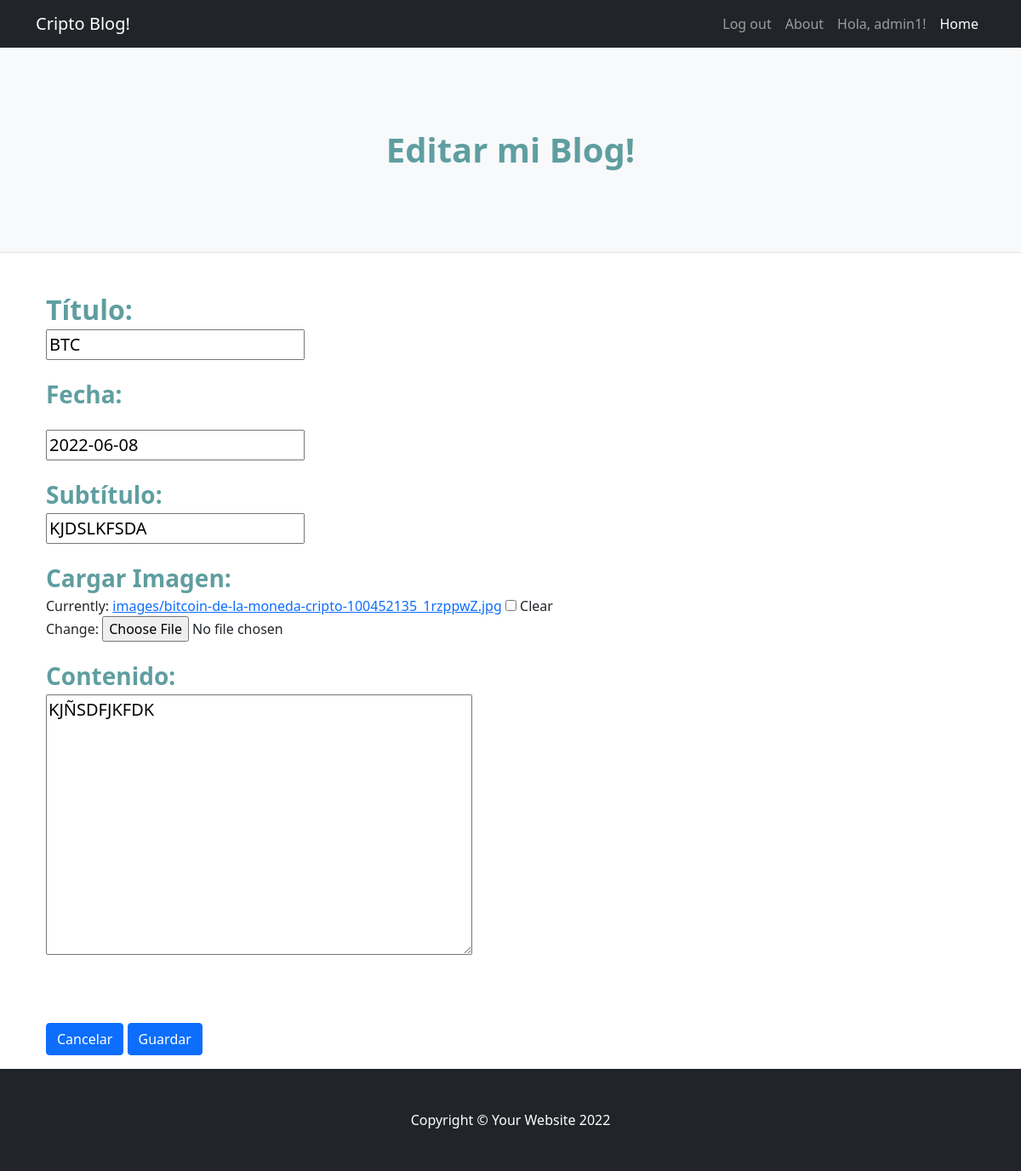
/update_post/57 (signed in), run on the app's committed database.
### AppCoder/models.py (models this page shows, shortened)
class post(models.Model):
    title = models.CharField(max_length=255)
    subtitle = models.CharField(max_length=100, default="")
    content = models.TextField()
    date = models.DateTimeField(default=None)
    image = models.ImageField(upload_to='images/', null= True, blank= True)

### AppCoder/views.py (the view)
# urls.py: path('update_post/<pk>', update_post, name = "update_post"),
@login_required(login_url='/login/')
def update_post(request, pk):
    Post = post.objects.get(pk=pk)
    if request.method == 'POST':
        formulario = PostForm(request.POST, files=request.FILES)
        if formulario.is_valid():
            informacionU=formulario.cleaned_data
            Post.title = informacionU['title']
            Post.subtitle = informacionU['subtitle']
            Post.content = informacionU['content']
            Post.date = informacionU['date']
            Post.save()
            return render (request, 'ok_update.html')
    else:
        formulario= PostForm(initial={'title':Post.title, 'subtitle':Post.subtitle, 'content':Post.content, 'date':Post.date, 'image':Post.image})
    return render(request, 'update_post.html', {'formulario':formulario, 'pk':pk})

### AppCoder/forms.py
class PostForm(forms.Form):
    title = forms.CharField(label= 'Título', max_length=100)
    subtitle = forms.CharField(label= 'Subtítulo', max_length=100, required=False)
    content = forms.CharField(label= 'Contenido', widget=forms.Textarea)
    date = forms.DateField(label= 'Fecha', initial=date.today())
    image = ImageField(label= 'Imagen', required=False)

### AppCoder/Templates/update_post.html (shortened to what this page needs)
<!DOCTYPE html>
<html lang="en">
    <head>
        {% load static %}
        <link href="{% static 'AppCoder/css.inicio/styles.css' %}" rel="stylesheet" />
    </head>
    <body>
        <nav class="navbar navbar-expand-lg navbar-dark bg-dark">
            <div class="container">
                <a class="navbar-brand" href="#!">Cripto Blog!</a>
                <div class="collapse navbar-collapse" id="navbarSupportedContent">
                    <ul class="navbar-nav ms-auto mb-2 mb-lg-0">
                        <li class="nav-item"><a class="nav-link" href={% url 'acceso' %}>Log out</a></li>
                        <li class="nav-item"><a class="nav-link" href={% url 'about' %}>About</a></li>
                        {% if request.user.is_authenticated %}
                        <li class="nav-item"><a class="nav-link" href={% url 'profile' %}>Hola, {{user.username}}!</a></li>
                        {% endif %}
                        <li class="nav-item"><a class="nav-link active" aria-current="page" href={% url 'read_post' %}>Home</a></li>
                    </ul>
                </div>
            </div>
        </nav>
        <header class="py-5 bg-light border-bottom mb-4">
            <div class="container">
                <div class="text-center my-5">
                    <h1 class="fw-bolder" style=color:cadetblue >Editar mi Blog!</h1>
                </div>
            </div>
        </header>
{% load static %}
<form action="{% url 'update_post' pk %}" method="POST">
<div class="container"><p class="m-0 text-center text-white"></p>
<div class="container mt-5">
    <div class="row">
        <div class="col-lg-8">
            <article>
                <header class="mb-4">
                    <h2 class="fw-bolder mb-1" style=color:cadetblue >Título:</h2>
                    <p class="fs-5 mb-4">{{ formulario.title }}</p>
                    <h3 class="fw-bolder mb-1" style=color:cadetblue> Fecha: </div>
                        <p class="fs-5 mb-4">{{ formulario.date }}</p>
                    <h3 class="fw-bolder mb-1" style=color:cadetblue >Subtítulo: </h3>
                    <p class="fs-5 mb-4">{{ formulario.subtitle }}</p>
                <h3 class="fw-bolder mb-1" style=color:cadetblue >Cargar Imagen: </h3>
                <figure class="mb-4"><img class="img-fluid rounded" />{{ formulario.image }} </figure>
                <section class="mb-5">
                    <h3 class="fw-bolder mb-1" style=color:cadetblue >Contenido:</h3>
                    <p class="fs-5 mb-4">{{ formulario.content }}</p>
                     </section>
        </div>
        <a href={% url 'read_post' %} class="btn btn-primary">Cancelar</a>
        <button type="submit" class="btn btn-primary">Guardar</button>
</p></div>
</form>
        <footer class="py-5 bg-dark">
            <div class="container"><p class="m-0 text-center text-white">Copyright &copy; Your Website 2022</p></div>
        </footer>
    </body>
</html>

### data on the page
post: title "BTC", date "2022-06-08", subtitle "KJDSLKFSDA", content "KJÑSDFJKFDK"

### other printed values
{{ user.username }} "admin1"
